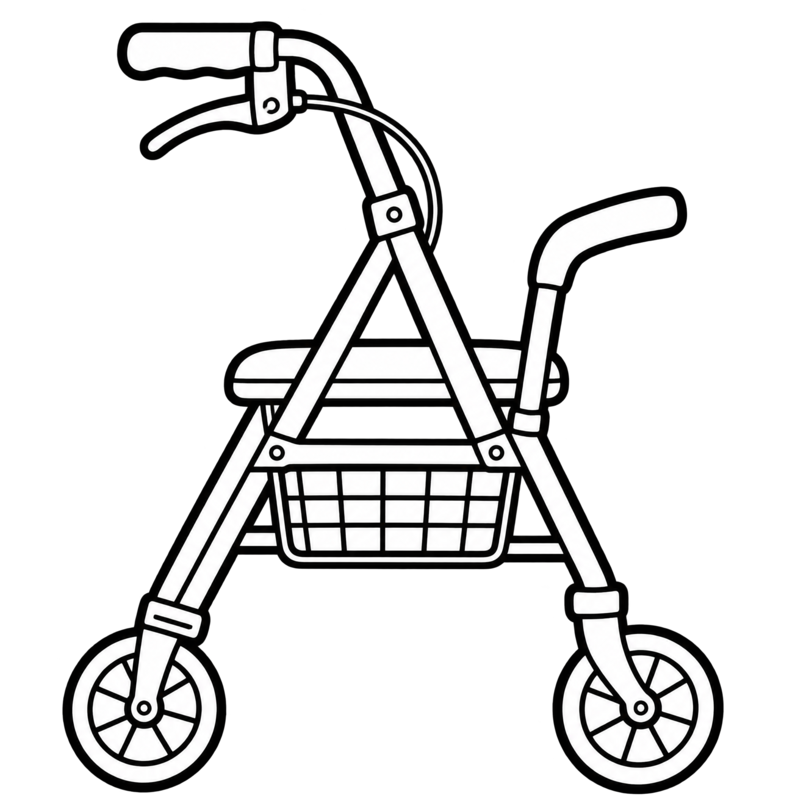
#> input picture assets/parts-src/andador.png, 800 x 800 px; its folder holds only this picture in this run
$ python vectorize.py
#> lines starting #> are read from the running program, lines starting #| are printed output that depends on the picture; after the words box and inside, x2 and y2 are one past the last pixel; in counts of white or black regions, pixels touching at a corner belong together
#!/usr/bin/env python3
"""Vectoriza las partes del kit (línea negra sobre blanco) con potrace.

Uso:  python3 tools/vectorize.py [dir_png] [dir_svg]
      (por defecto assets/parts-src -> assets/parts)

Cada SVG lleva tres trazados, en unidades de píxel de la imagen recortada:
  .sil  silueta exterior (se rellena de blanco para tapar lo que queda detrás;
        su trazo es el PERÍMETRO y su grosor lo elige el usuario)
  .lin  líneas interiores (pliegues, costuras, rasgos), como áreas rellenas
  .per  tinta original del contorno exterior (solo de referencia; el render usa .sil)
Además escribe manifest.json con el tamaño de cada parte y el grosor medio
del contorno original (para que el grosor por defecto se parezca al dibujo).
"""
import os, sys, glob, json
import numpy as np
from PIL import Image, ImageDraw, ImageFilter
import potrace

PAD = 6

# Piezas con huecos que deben verse transparentes (óvalo de la cara en el pelo,
# cristales de las gafas, boca en la barba, huecos de sillas y andadores).
# Valor = área mínima del hueco, en fracción del recuadro, para dejarlo abierto.
HOLES = {
    'pelo-largo': 0.02, 'pelo-rizado': 0.02, 'pelo-corto': 0.02, 'pelo-largo-perfil': 0.02, 'pelo-corto-perfil': 0.02,
    'gafas': 0.01, 'barba-bigote': 0.005, 'andador': 0.003, 'muletas': 0.002, 'silla-de-ruedas': 0.003,
    'silla-motorizada': 0.01, 'planos': 1, 'baston': 0.002,
}

# [12 lines left out: function to_d, not called in this run]

def open_holes(ink, outside, min_frac):
    """Marca como 'exterior' los huecos blancos cerrados de área >= min_frac del recuadro."""
    ys, xs = np.nonzero(~outside)
    area_box = (xs.max() - xs.min() + 1) * (ys.max() - ys.min() + 1)
    enclosed = ~ink & ~outside
    img = Image.fromarray(np.where(enclosed, 255, 0).astype('uint8')).copy()
    arr = np.array(img)
    out = outside.copy()
    label = 1
    while True:
        pts = np.argwhere(arr == 255)
        if not len(pts):
            break
        y, x = pts[0]
        ImageDraw.floodfill(img, (int(x), int(y)), label % 250 + 1)
        arr = np.array(img)
        comp = arr == (label % 250 + 1)
        if comp.sum() >= min_frac * area_box:
            out |= comp
        arr[comp] = 0
        img = Image.fromarray(arr).copy()
        label += 1
    return out

def bitmap_trace(mask, **opts):
    # Ojo: potracer traza los píxeles en False
    return potrace.Bitmap(~mask).trace(**opts)

def trace(png):
#> called with png = 'assets/parts-src/andador.png'
    im = Image.open(png).convert('RGBA')
#> im is the input picture: PIL image 800x800 RGBA; mean R, G, B, A 40.5, 40.5, 40.5, 69.2
    bg = Image.new('RGBA', im.size, (255, 255, 255, 255))
#> bg: PIL image 800x800 RGBA; every value is 255
    bg.alpha_composite(im)
    g = np.array(bg.convert('L'))
    ink = g < 128
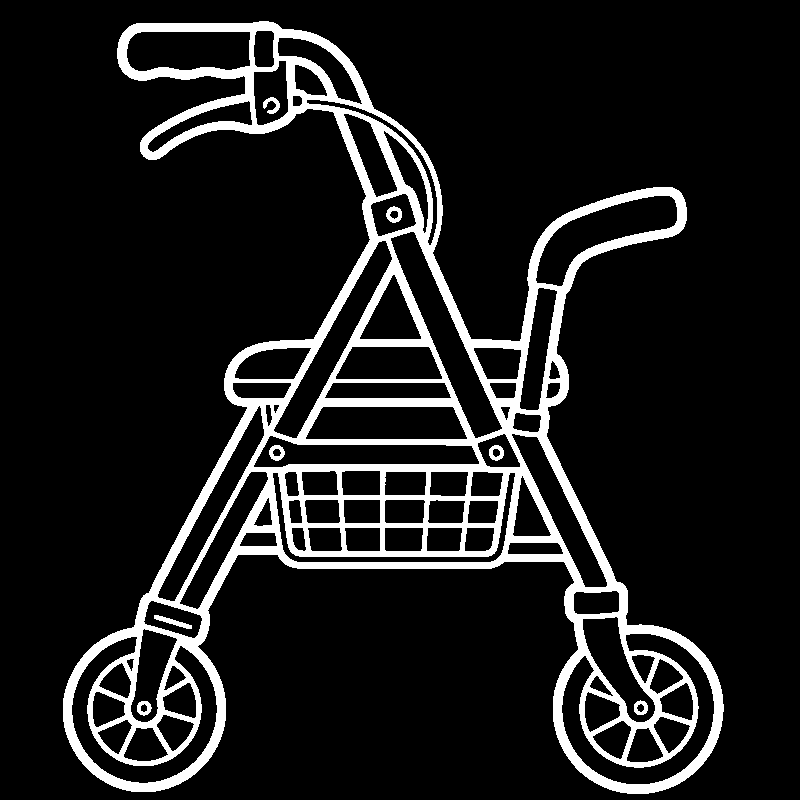
#> ink: shape (800, 800) bool; 11.5% white; 8 white regions, largest, box (x1, y1, x2, y2) and area: (63, 21, 724, 794) 72463, (154, 615, 192, 629) 186, (386, 206, 402, 223) 160
    # Exterior = fondo alcanzable desde el borde
    flood = Image.fromarray(np.pad(np.where(ink, 0, 255).astype('uint8'), 1, constant_values=255)).copy()
#> flood: PIL image 802x802 L; 88.6% white; 8 black regions, largest, box (x1, y1, x2, y2) and area: (64, 22, 725, 795) 72463, (155, 616, 193, 630) 186, (387, 207, 403, 224) 160
    ImageDraw.floodfill(flood, (0, 0), 128)
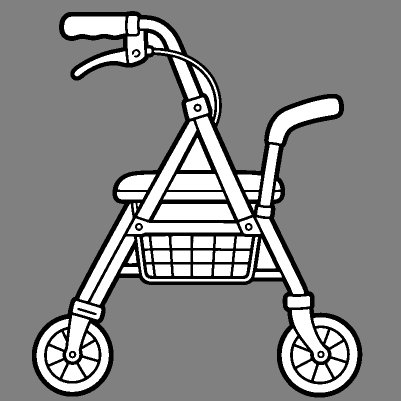
#> flood: PIL image 802x802 L (shown at 1/2 size); min 0, max 255, mean 135.3
    outside = np.array(flood)[1:-1, 1:-1] == 128
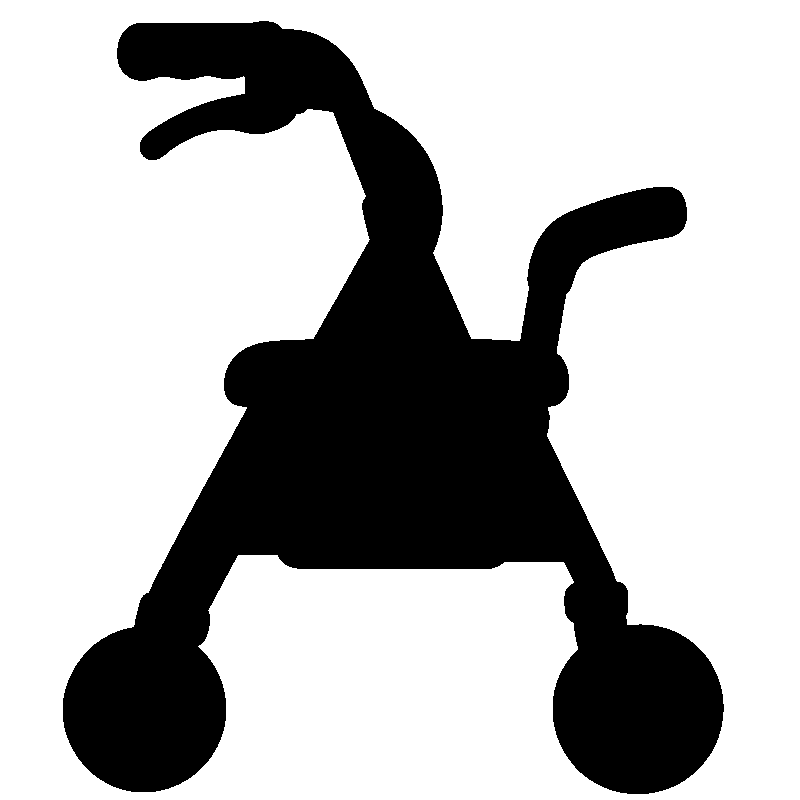
#> outside: shape (800, 800) bool; 71.2% white; 1 black region, box (x1, y1, x2, y2) and area: (63, 21, 724, 794) 184558
    name = os.path.splitext(os.path.basename(png))[0]
    if name in HOLES:
        outside = open_holes(ink, outside, HOLES[name])
#> in open_holes, `area_box = (xs.max() - xs.min() + 1) * (ys.max() - ys.min() + 1)`: area_box = 510953
#> in open_holes, `enclosed = ~ink & ~outside`:
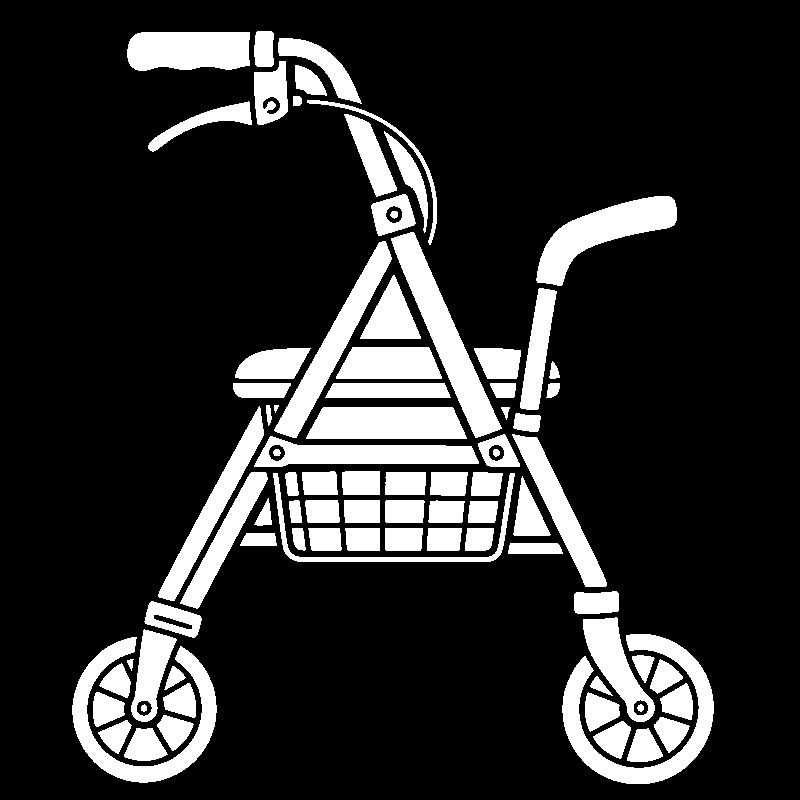
#> enclosed: shape (800, 800) bool; 17.3% white; 84 white regions, largest, box (x1, y1, x2, y2) and area: (562, 634, 714, 784) 6191, (391, 232, 502, 438) 5787, (72, 637, 217, 783) 5602
#> the loop in open_holes, `while True:` made 85 passes
#> (y, x) on passes 1 to 8: (31, 257), (32, 141), (38, 279), (61, 279), (65, 295), (96, 293), (100, 307), (101, 248)
#> after the loop in open_holes, `while True:`:
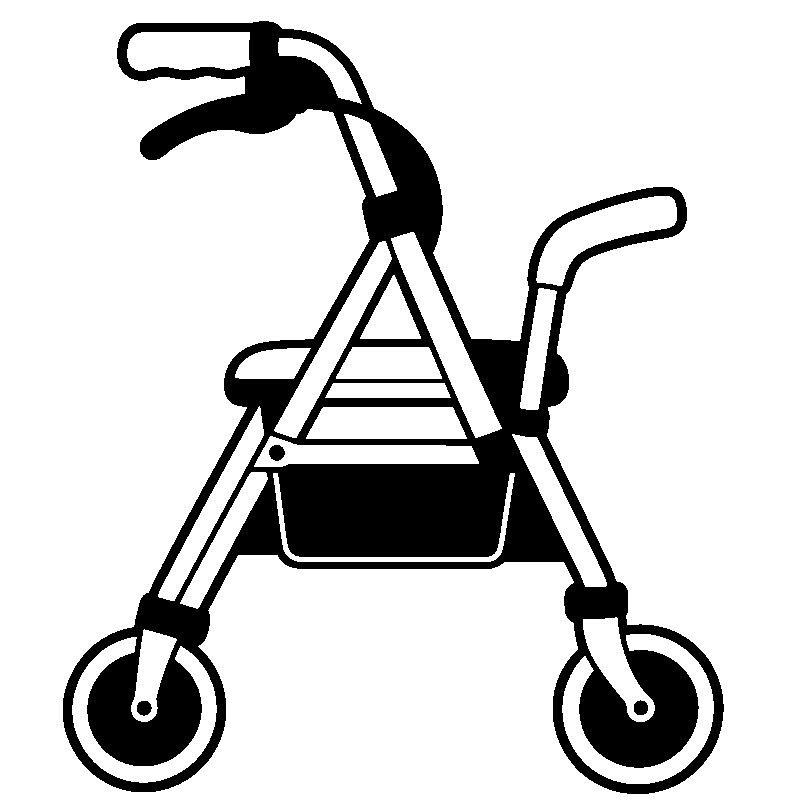
#> out: shape (800, 800) bool; 82.5% white; 4 black regions, box (x1, y1, x2, y2) and area: (63, 21, 724, 794) 111734, (269, 445, 285, 461) 196, (137, 701, 152, 716) 174, (634, 700, 648, 715) 170
#> after the loop in open_holes, `while True:`: label = 85
    sil = ~outside
    # Tinta del perímetro = tinta pegada al exterior (dilatación del exterior)
    ys, xs = np.nonzero(sil)
    if not len(xs):
        raise ValueError(f'{png}: imagen vacía')
    stroke = estimate_stroke(ink, outside)
#> the loop in estimate_stroke, `for arr in (ink, ink.T):` made 2 passes
#> after the loop in estimate_stroke, `for arr in (ink, ink.T):`: runs = 388 values, max 38 at index 386, min 5 at index 40, mean 12.15
#> stroke = 10
    size = int(stroke * 1.5 + 2) | 1  # franja de contorno = grosor + margen
#> size = 17
    near = np.array(Image.fromarray((outside * 255).astype('uint8')).filter(ImageFilter.MaxFilter(size))) > 0
#> near: shape (800, 800) bool; 94% white; 12 black regions, largest, box (x1, y1, x2, y2) and area: (287, 439, 514, 549) 16145, (150, 30, 328, 149) 4512, (588, 659, 690, 759) 4488
    per = ink & near
#> per: shape (800, 800) bool; 10.1% white; 9 white regions (5 under 20 px), largest, box (x1, y1, x2, y2) and area: (63, 21, 724, 794) 64527, (269, 445, 285, 461) 151, (137, 701, 152, 716) 137, (634, 700, 648, 715) 130
    lin = ink & ~per
#> lin: shape (800, 800) bool; 1.3% white; 41 white regions (9 under 20 px), largest, box (x1, y1, x2, y2) and area: (290, 472, 497, 549) 3756, (382, 125, 433, 237) 536, (286, 64, 328, 106) 535
    x0, y0 = max(0, xs.min() - PAD), max(0, ys.min() - PAD)
#> x0 = 57; y0 = 15
    x1, y1 = min(g.shape[1], xs.max() + PAD + 1), min(g.shape[0], ys.max() + PAD + 1)
#> x1 = 730; y1 = 800
    opts = dict(turdsize=4, alphamax=1.0, opticurve=True, opttolerance=0.2)
    # La silueta se traza por el CENTRO del contorno original: se erosiona la mitad del grosor
    sil_mid = np.array(Image.fromarray((sil * 255).astype('uint8')).filter(ImageFilter.MinFilter(max(1, int(stroke) | 1)))) > 0
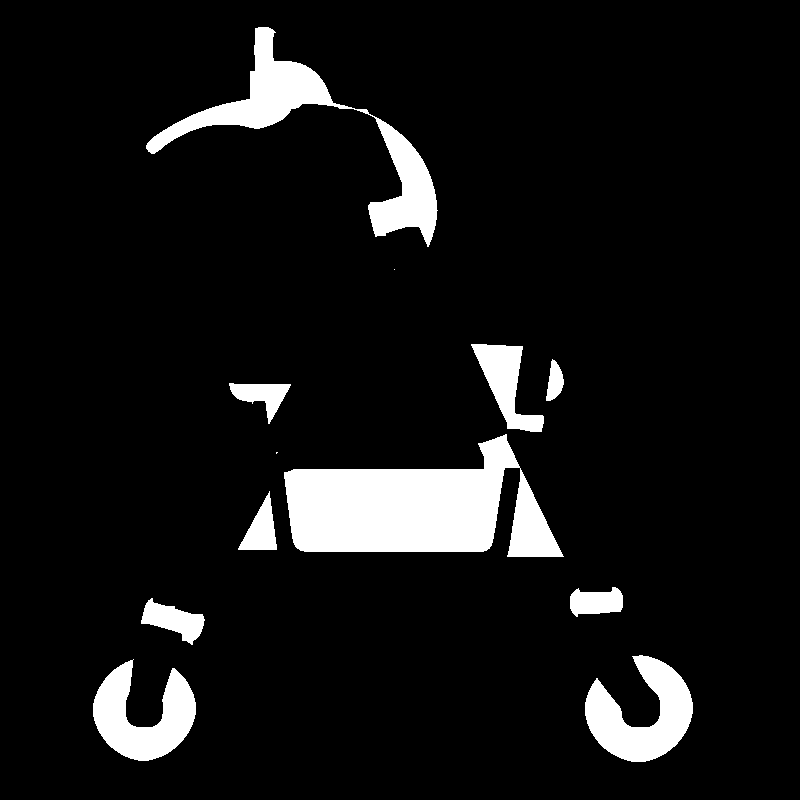
#> sil_mid: shape (800, 800) bool; 8.1% white; 12 white regions (2 under 20 px), largest, box (x1, y1, x2, y2) and area: (284, 434, 564, 557) 20714, (146, 27, 438, 247) 10836, (585, 655, 693, 762) 6184
    W, H = int(x1 - x0), int(y1 - y0)
#> W = 673; H = 785
    if name in HOLES:
        # Piezas con huecos o trazos finos: la silueta solo tapa (sin trazo) y
        # toda la tinta original se dibuja como línea, sin erosionar nada.
        svg = (f'<svg xmlns="http://www.w3.org/2000/svg" viewBox="0 0 {W} {H}" width="{W}" height="{H}">'
               f'<path class="sil" fill="#fff" d="{to_d(bitmap_trace(sil, **opts), x0, y0)}"/>'
               f'<path class="lin" fill="#111" d="{to_d(bitmap_trace(ink, **opts), x0, y0)}"/>'
               f'</svg>')
        return svg, W, H, stroke, 'ink'
    svg = (f'<svg xmlns="http://www.w3.org/2000/svg" viewBox="0 0 {W} {H}" width="{W}" height="{H}">'
           f'<path class="sil" fill="#fff" d="{to_d(bitmap_trace(sil_mid, **opts), x0, y0)}"/>'
           f'<path class="lin" fill="#111" d="{to_d(bitmap_trace(lin, **opts), x0, y0)}"/>'
           f'</svg>')
    return svg, W, H, stroke, 'sil'

def estimate_stroke(ink, outside):
    """Grosor medio (px) del contorno: recorre filas y columnas desde fuera hacia dentro."""
    runs = []
    for arr in (ink, ink.T):
        out = outside if arr is ink else outside.T
        for r in range(0, arr.shape[0], 7):
            row, o = arr[r], out[r]
            idx = np.nonzero(row)[0]
            if not len(idx):
                continue
            for start in (idx[0], idx[-1]):
                step = 1 if start == idx[0] else -1
                if not o[max(0, min(len(o) - 1, start - step))]:
                    continue
                n, i = 0, start
                while 0 <= i < len(row) and row[i]:
                    n += 1; i += step
                if n < 40:
                    runs.append(n)
    return float(np.median(runs)) if runs else 6.0

if __name__ == '__main__':
    src = sys.argv[1] if len(sys.argv) > 1 else 'assets/parts-src'
    dst = sys.argv[2] if len(sys.argv) > 2 else 'assets/parts'
    os.makedirs(dst, exist_ok=True)
    man_path = os.path.join(dst, 'manifest.json')
    manifest = json.load(open(man_path)) if os.path.exists(man_path) else {}
    for png in sorted(glob.glob(os.path.join(src, '*.png'))):
        name = os.path.splitext(os.path.basename(png))[0]
#> (the run stopped early here; a loop or call above may not have finished)

$ run again, on assets/parts-src/bermudas.png
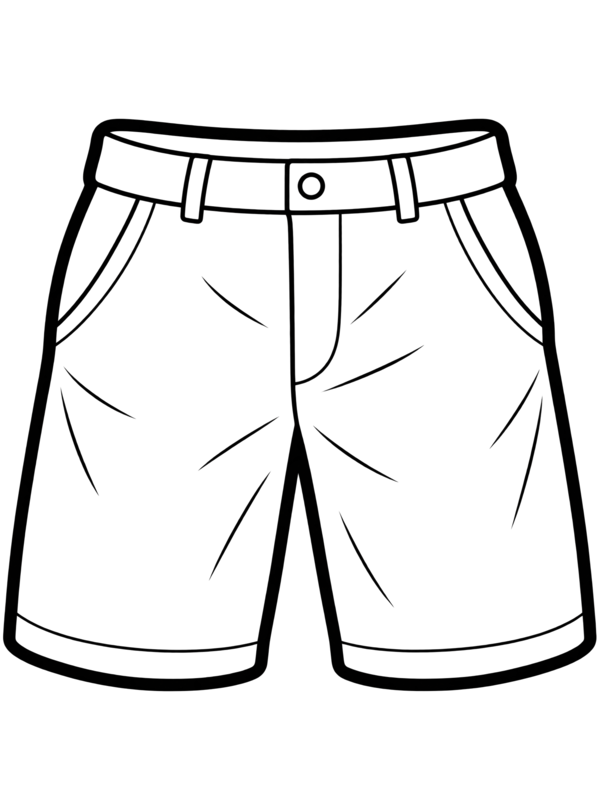
#> input picture assets/parts-src/bermudas.png, 600 x 800 px
#> in trace, im is the input picture: PIL image 600x800 RGBA; mean R, G, B, A 0, 0, 0, 22.7
#> in trace, `ink = g < 128`:
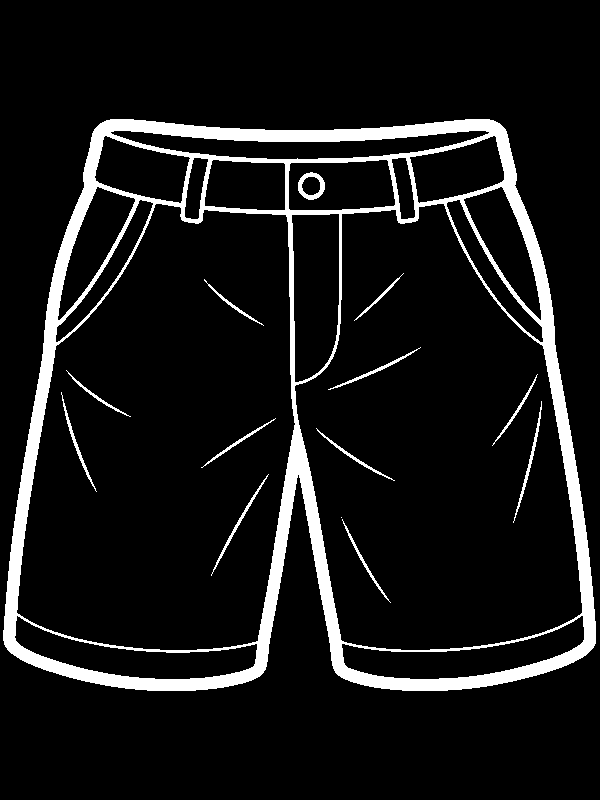
#> ink: shape (800, 600) bool; 8.9% white; 14 white regions (1 under 20 px), largest, box (x1, y1, x2, y2) and area: (3, 119, 596, 691) 40005, (298, 172, 325, 200) 324, (513, 401, 542, 523) 309
#> outside: shape (800, 600) bool; 40.8% white; 1 white region, box (x1, y1, x2, y2) and area: (0, 0, 600, 800) 195669
#> the loop in estimate_stroke, `for arr in (ink, ink.T):` made 2 passes
#> after the loop in estimate_stroke, `for arr in (ink, ink.T):`: runs = 287 values, max 38 at index 167, min 12 at index 4, mean 13.57
#> stroke = 13
#> size = 21
#> near: shape (800, 600) bool; 46.5% white; 1 white region, box (x1, y1, x2, y2) and area: (0, 0, 600, 800) 223135
#> per: shape (800, 600) bool; 5.7% white; 1 white region, box (x1, y1, x2, y2) and area: (3, 119, 596, 691) 27255
#> lin: shape (800, 600) bool; 3.2% white; 174 white regions (156 under 20 px), largest, box (x1, y1, x2, y2) and area: (50, 133, 546, 468) 9555, (14, 498, 259, 657) 876, (340, 521, 586, 656) 841
#> x0 = 0; y0 = 113
#> x1 = 600; y1 = 697
#> in trace, `sil_mid = np.array(Image.fromarray((sil * 255).astype('uint8')).filter..`:
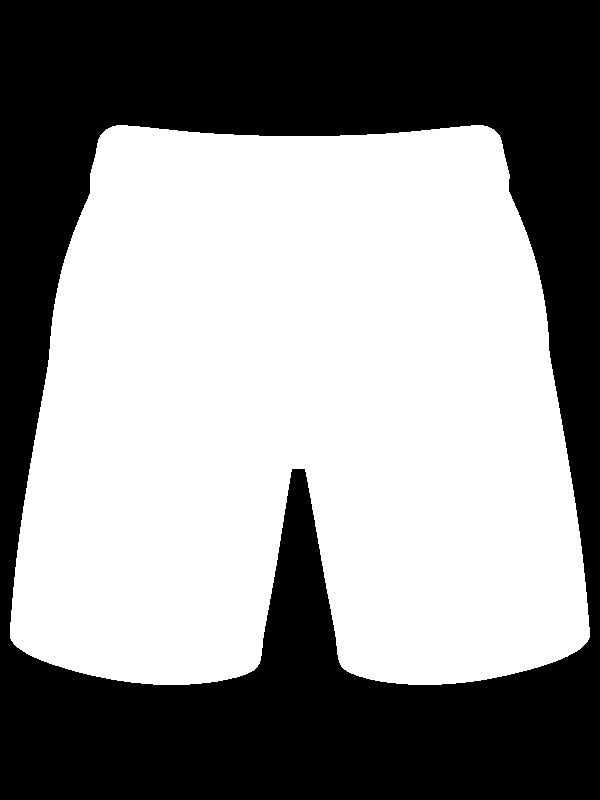
#> sil_mid: shape (800, 600) bool; 55.8% white; 1 black region, box (x1, y1, x2, y2) and area: (0, 0, 600, 800) 212258
#> W = 600; H = 584
